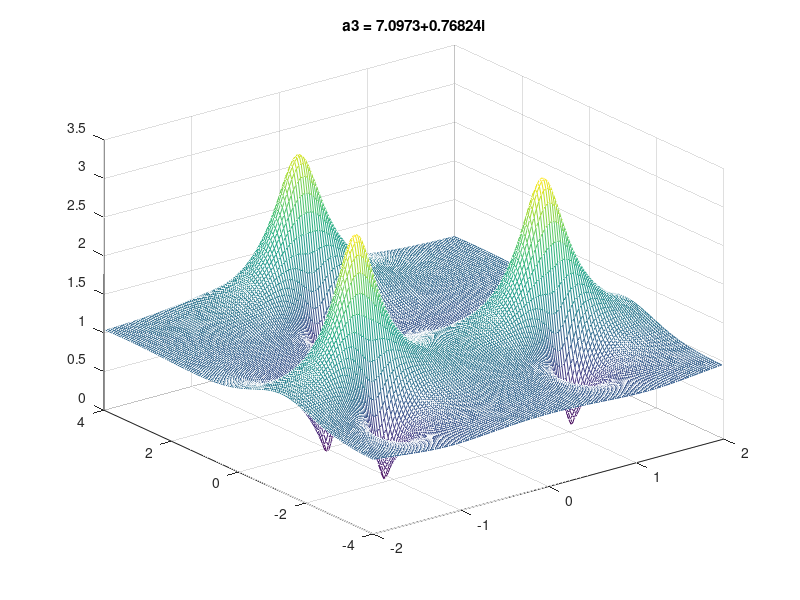
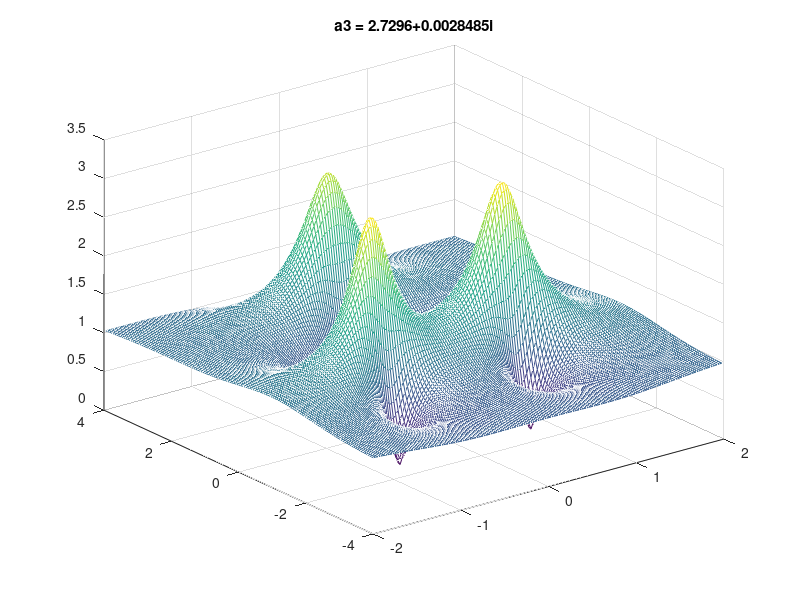
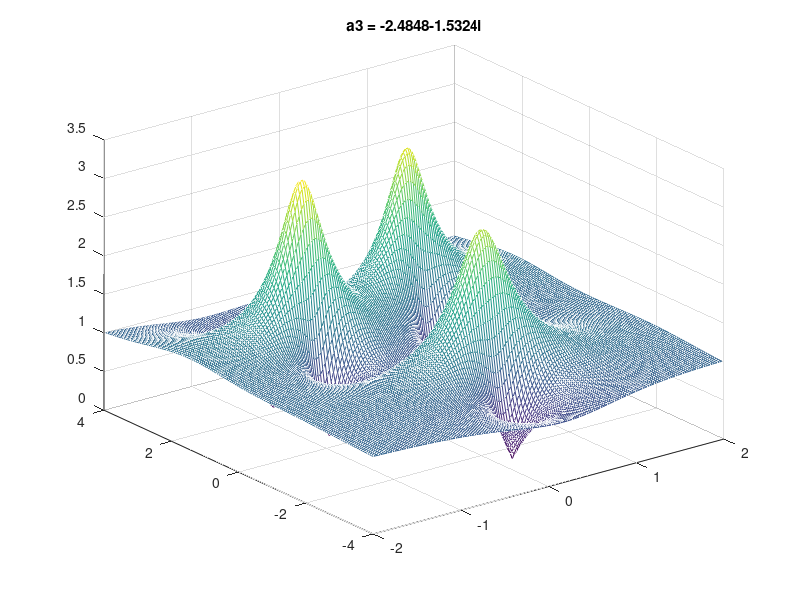
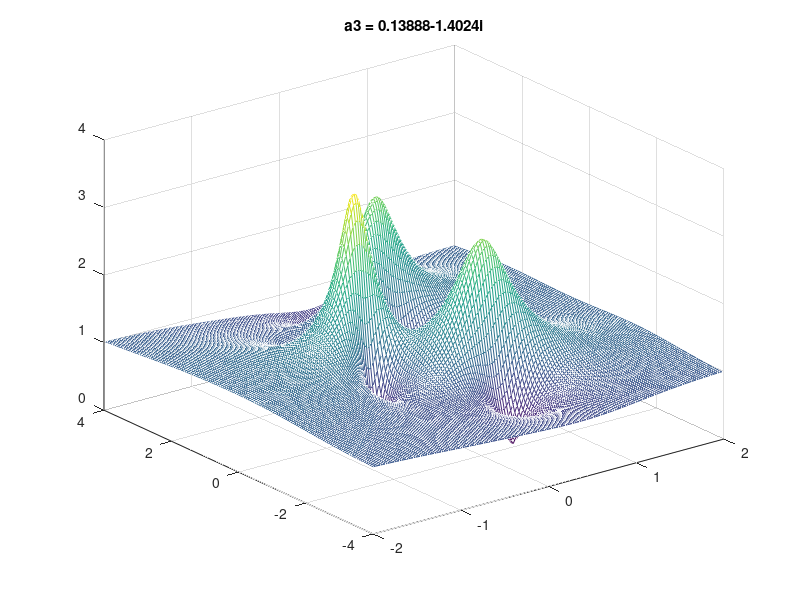

Write the MATLAB code that produced these figures, in order. (Note: a time limit stopped this script after it produced the figures.)
% 6/19/12 Andy Reagan
% Goal is to search the space of free parameters of general rogue wave
% solutions to the NLS. I'll be using analytical solutions from Ohta and Yang (2012)
% and searching the space using a "monte carlo" approach

% This is the 2nd order solution

search=200; %number of points to include

r=10; %radius of search

a=zeros(1,search); %store the values of the parameter choice

res=150; %number of points to plot surface with in each dimension

for q=1:search
    a3 = r*rand*exp(2*pi*i*rand); %random complex within desired radius
    a(q) = a3;
    Z = zeros(res);
    for w = 1:res
        for j = 1:res
            X = 8*w/res-4;
            T = 4*j/res - 2;
            Z(w,j) = 1+(24*((3*X - 6*X^2 + 4*X^3 - 2*X^4 - 48*T^2 + 48*X*T^2 - 48*X^2*T^2 - 160*T^4)+ i*T*(-12 + 12*X - 16*X^3 + 8*X^4 + 32*T^2 - 64*X*T^2 + 64*X^2*T^2 + 128*T^4)+ 6*a3*(1 - 2*X + X^2 - 4*i*T + 4*i*X*T - 4*T^2)+ 6*conj(a3)*(-X^2 + 4*i*X*T + 4*T^2 )))/((9 - 36*X + 72*X^2 - 72*X^3 + 72*X^4 - 48*X^5 + 16*X^6)+96*T^2*(3 + 3*X - 4*X^3 +2*X^4) + 384*T^4*(5 - 2*X+2*X^2)+1024*T^6 + 24*(a3+conj(a3))*(3*X^2 - 2*X^3 - 12*T^2 +24*X*T^2)+48*i*(a3 - conj(a3))*(3*T +6*X*T - 6*X^2*T + 8*T^3)+144*a3*conj(a3));    
        end
    end    
    % plot figure
    mesh(-2:4/res:2-4/res,-4:8/res:4-8/res,abs(Z));
    a_str=['a3 = ' num2str(a3)];
    title(a_str);
    fname = ['r' num2str(r) '_' num2str(q)];
    saveas(1,fname,'fig');
    q % output iteration
end

% plot points searched
figure;
plot(real(a),imag(a),'o');
axis([-2*r,2*r,-2*r,2*r]);
tit=['Radius ' num2str(r) ' sample points'];
title(tit);
fname = ['r' num2str(r) 'sampling'];
saveas(2,fname,'fig');
